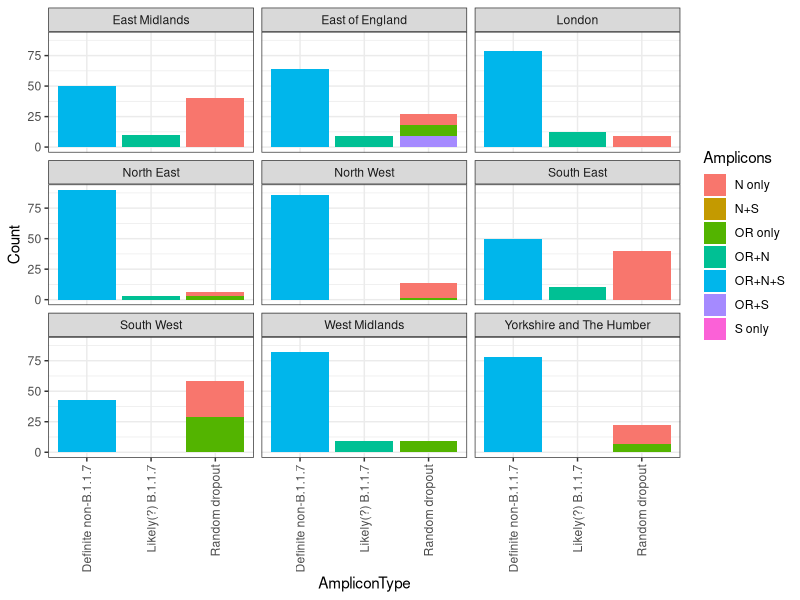
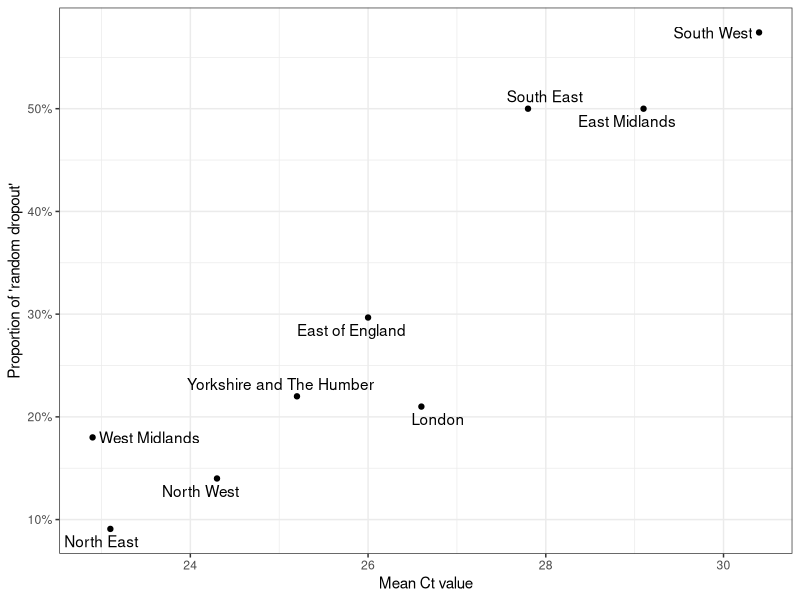
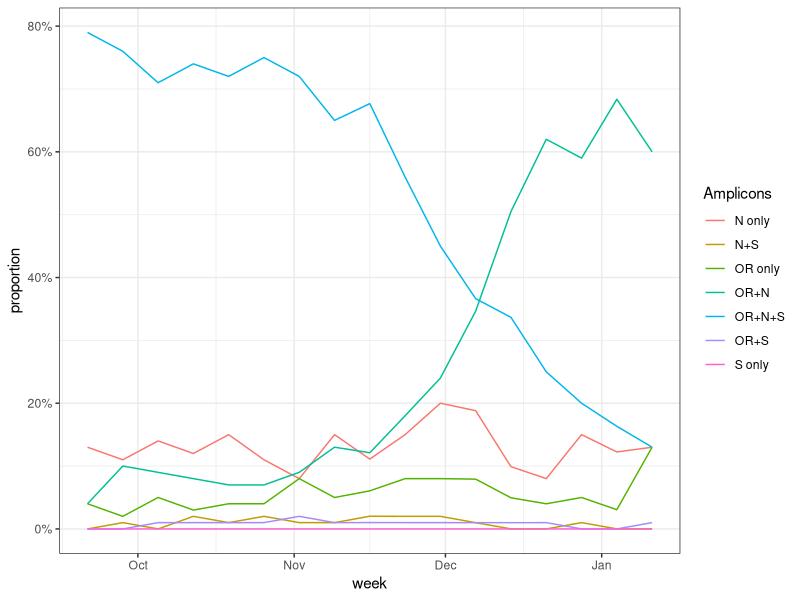
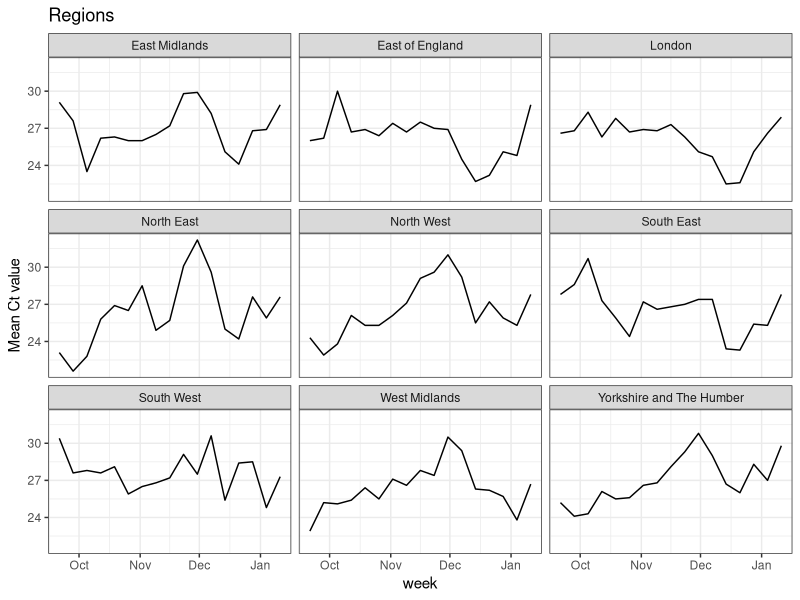
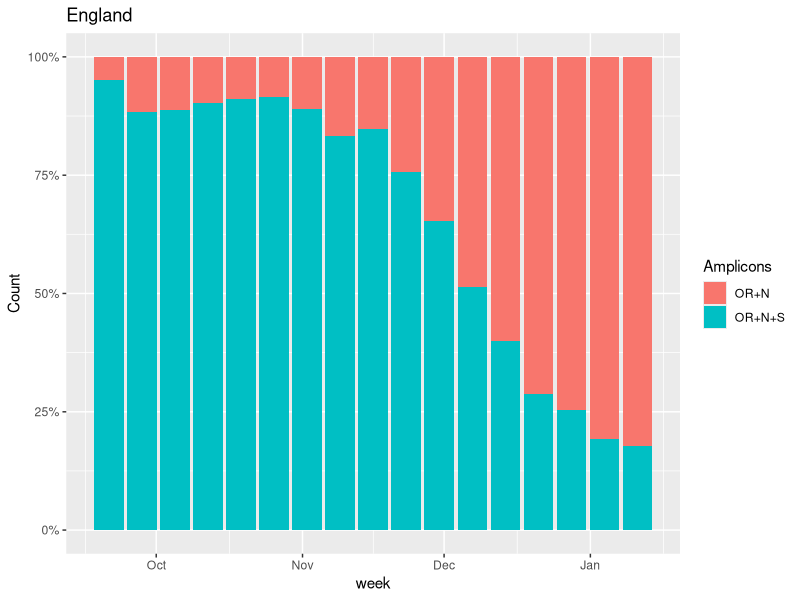
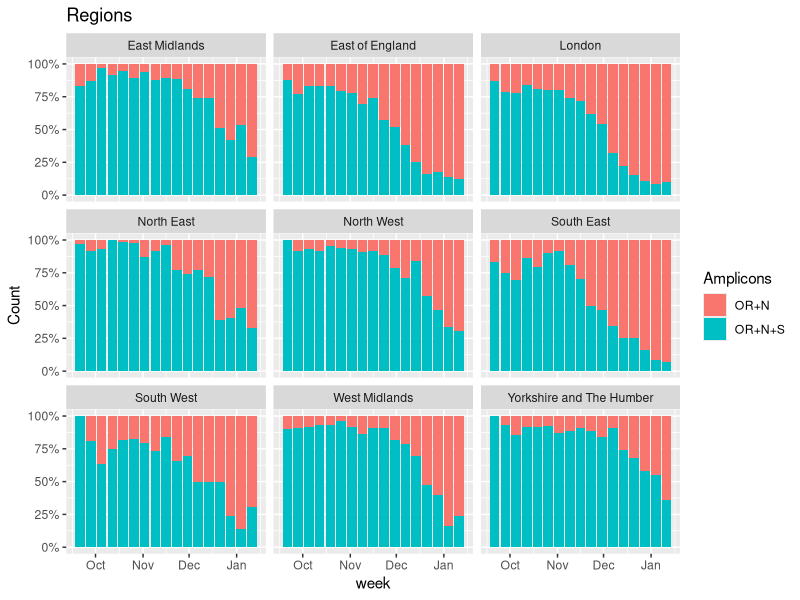
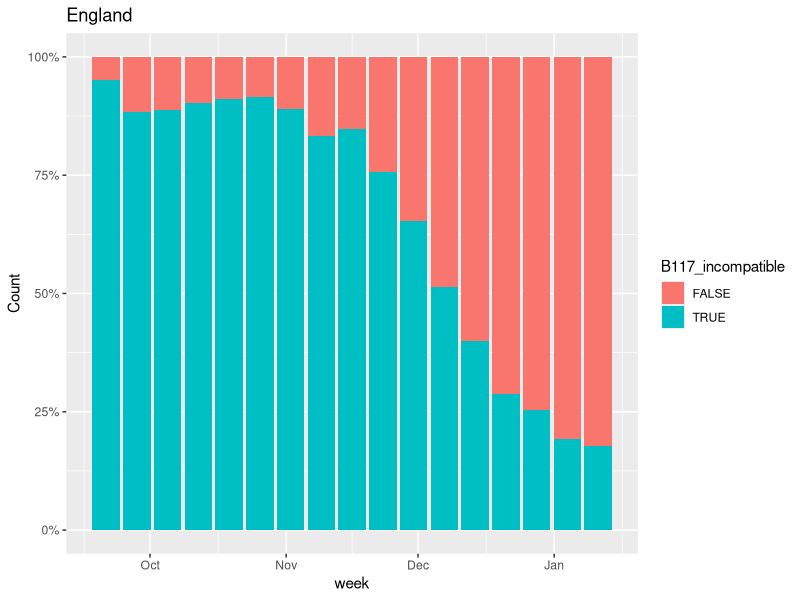
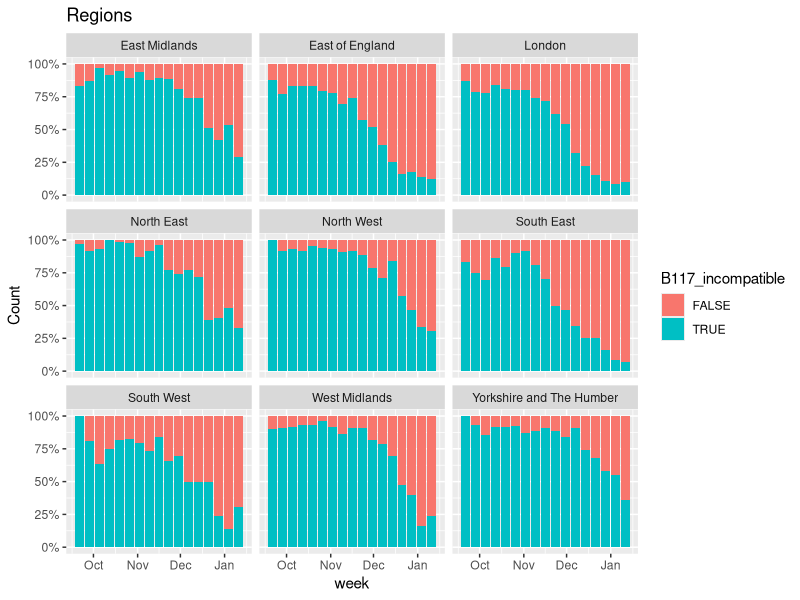

Here is the R script that generated these plots, in order:
## ---- chunk 1
library(ggrepel)
library(tidyverse)
library(lubridate)
data = read_csv("ons_ct.csv") %>% mutate(week=dmy(`Week started`)) %>% select(`N only`, `OR only`, `S only`, `OR+N` ,`OR+S`, `N+S`, `OR+N+S`,`Region`,`RegionType`,week) %>% pivot_longer(c(-week,-Region,-RegionType),names_to="Amplicons",values_to="Count")



data_ct = read_csv("ons_ct.csv") %>% mutate(week=dmy(`Week started`)) %>% select(`week`,`Region`,`RegionType`,contains("Percentile"), `Mean`)


## ---- chunk 2
subset = data %>% filter(week=="2020-09-21") %>% filter(RegionType=="EnglandRegion") %>% mutate(AmpliconType = case_when(
 Amplicons %in% c("N only","N+S","OR only","OR+S","S only") ~ "Random dropout",
  Amplicons == "OR+N+S" ~ "Definite non-B.1.1.7",
  Amplicons == "OR+N" ~ "Likely(?) B.1.1.7"
))
                                                                                                
                                                                                                
ggplot(subset,aes(x=AmpliconType,y=Count,fill=Amplicons))+geom_bar(stat="identity")+facet_wrap(~Region)+theme_bw()+ theme(axis.text.x = element_text(angle = 90, vjust = 0.5, hjust=1))
## ---- chunk 3
# Exclude suspected B.1.1.7 from the data
subset = data %>% filter(week=="2020-09-21") %>% filter(RegionType=="EnglandRegion") %>% filter(Amplicons!="OR+S")

#Calculate the proportion with "no random dropout", then invert to get proportion of "random dropout"
subset =subset %>% group_by(Region) %>% mutate(proportion = Count/sum(Count)) %>% filter(Amplicons=="OR+N+S") %>% mutate(RandomDropout=1-proportion)

subset_cts = data_ct %>% filter(week=="2020-09-21") %>% filter(RegionType=="EnglandRegion")

both <- inner_join(subset,subset_cts) 

ggplot(both,aes(x=Mean,y=RandomDropout,label=Region))+geom_point()+labs(x="Mean Ct value",y="Proportion of 'random dropout'")+geom_text_repel()+theme_bw()+scale_y_continuous(labels=scales::percent)+labs("Relationship between Ct and levels of random dropout in September")
## ---- chunk 4
data = data %>% group_by(Region,week) %>% mutate(proportion = Count/sum(Count)) 

ggplot(data%>% filter(Region=="England"), aes(x=week,y=proportion,color=Amplicons))+geom_line()+theme_bw()+scale_y_continuous(labels=scales::percent)
## ---- chunk 5
ggplot(data_ct%>% filter(RegionType=="EnglandRegion"),aes(x=week, y=Mean))+geom_line() +labs(title="Regions")+facet_wrap(~Region)+theme_bw()+labs(y="Mean Ct value")

## ---- chunk 6
ggplot(data%>% filter(Region=="England",Amplicons %in% c("OR+N+S","OR+N")),aes(x=week, fill=Amplicons,y=Count))+geom_bar(stat="identity",position="fill")+scale_y_continuous(labels=scales::percent) +labs(title="England")

ggplot(data%>% filter(RegionType=="EnglandRegion",Amplicons %in% c("OR+N+S","OR+N")),aes(x=week, fill=Amplicons,y=Count))+geom_bar(stat="identity",position="fill")+scale_y_continuous(labels=scales::percent) +labs(title="Regions")+facet_wrap(~Region)


## ---- chunk 7
data = data %>% mutate(B117_incompatible = grepl('S',Amplicons))

ggplot(data%>% filter(Region=="England",Amplicons %in% c("OR+N+S","OR+N")),aes(x=week, fill=B117_incompatible,y=Count))+geom_bar(stat="identity",position="fill")+scale_y_continuous(labels=scales::percent) +labs(title="England")

ggplot(data%>% filter(RegionType=="EnglandRegion",Amplicons %in% c("OR+N+S","OR+N")),aes(x=week, fill=B117_incompatible,y=Count))+geom_bar(stat="identity",position="fill")+scale_y_continuous(labels=scales::percent) +labs(title="Regions")+facet_wrap(~Region)


